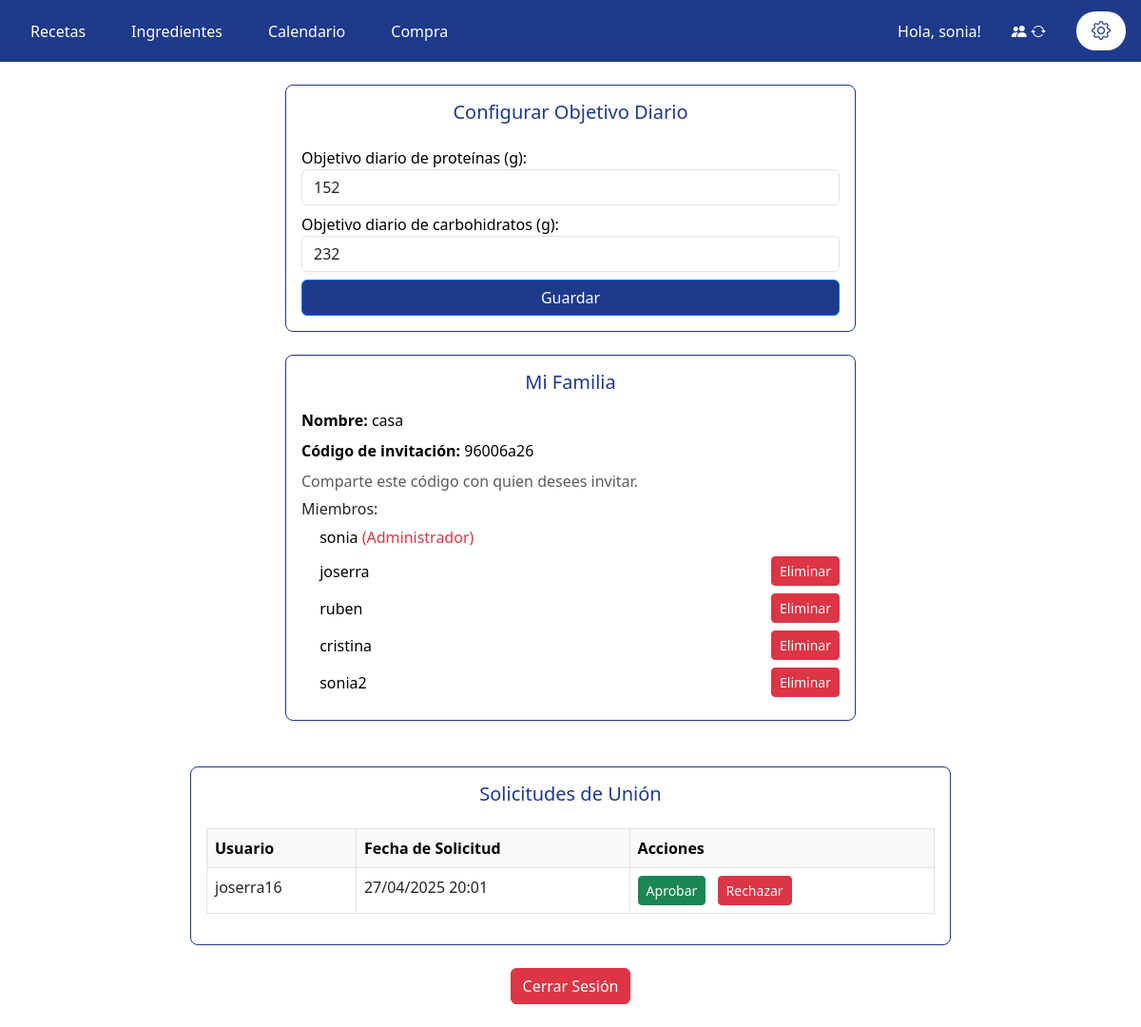
Screenshot of /configurar_objetivo/ (signed in) with the database file from the repository.
### app/models.py (models this page shows, shortened)
class Calendario(models.Model):
    fecha = models.DateField()
    objetivo_proteico = models.IntegerField(validators=[MinValueValidator(0)], default=100)
    objetivo_carbohidratos = models.IntegerField(validators=[MinValueValidator(0)], default=250)
    familia = models.ForeignKey(Familia, on_delete=models.CASCADE, related_name='calendarios')
    class Meta:
        unique_together = ('familia', 'fecha')

class Familia(models.Model):
    nombre = models.CharField(max_length=100)
    codigo_invitacion = models.CharField(max_length=8, unique=True, blank=True)
    miembros = models.ManyToManyField(User, related_name='familias')
    administrador = models.ForeignKey(
        User,
        on_delete=models.SET_NULL,
        null=True,
        blank=True,
        related_name='admin_familias'
    )

class SolicitudUniónFamilia(models.Model):
    ESTADOS = (
        ('pendiente', 'Pendiente'),
        ('aprobada', 'Aprobada'),
        ('rechazada', 'Rechazada'),
    )
    usuario = models.ForeignKey(User, on_delete=models.CASCADE, related_name='solicitudes_familia')
    familia = models.ForeignKey('Familia', on_delete=models.CASCADE, related_name='solicitudes')
    estado = models.CharField(max_length=10, choices=ESTADOS, default='pendiente')
    fecha_solicitud = models.DateTimeField(auto_now_add=True)

### app/views/configurar_objetivo.py (the view)
# urls.py: path('configurar_objetivo/', login_required(configurar_objetivo.vista_configurar_objetivo), name='configurar_objetivo'),
@login_required
def vista_configurar_objetivo(request):
    familia = request.user.familias.first()
    hoy = timezone.now().date()
    calendario, _ = Calendario.objects.get_or_create(fecha=hoy, familia=familia)
    solicitudes = SolicitudUniónFamilia.objects.filter(
        estado='pendiente',
        familia__administrador=request.user
    )
    if request.method == 'POST':
        form = ObjetivoDiarioForm(request.POST, instance=calendario)
        if form.is_valid():
            datos = form.cleaned_data
            Calendario.objects.filter(fecha__gte=hoy, familia=familia).update(
                objetivo_proteico=datos['objetivo_proteico'],
                objetivo_carbohidratos=datos['objetivo_carbohidratos']
            )
            return render(request, 'configurar_objetivo.html', {'form': form, 'exito': True, 'solicitudes': solicitudes})  # Mostrar modal
    else:
        form = ObjetivoDiarioForm(instance=calendario)
    return render(request, 'configurar_objetivo.html', {'form': form,'solicitudes': solicitudes})

### app/forms.py
class ObjetivoDiarioForm(forms.ModelForm):
    class Meta:
        model = Calendario
        fields = ['objetivo_proteico', 'objetivo_carbohidratos']
        widgets = {
            'objetivo_proteico': forms.NumberInput(attrs={'class': 'form-control', 'min': 1}),
            'objetivo_carbohidratos': forms.NumberInput(attrs={'class': 'form-control', 'min': 1}),
        }
        labels = {
            'objetivo_proteico': 'Objetivo diario de proteínas (g)',
            'objetivo_carbohidratos': 'Objetivo diario de carbohidratos (g)',
        }

### app/templates/configurar_objetivo.html (shortened to what this page needs)
{% extends 'navbar.html' %}
{% block content %}
<link href="https://cdn.jsdelivr.net/npm/bootstrap@5.3.0/dist/css/bootstrap.min.css" rel="stylesheet">
<div class="container mt-4">
  <div class="card-receta mx-auto" style="max-width: 600px;">
    <h5 class="text-center mb-4">Configurar Objetivo Diario</h5>
    <form method="post">
      {{ form.as_p }}
      <button type="submit" class="btn btn-primary w-100">Guardar</button>
    </form>
  </div>
  {% with familia=request.user.familias.first %}
  {% if familia %}
  <div class="card-receta mx-auto mt-4" style="max-width: 600px;">
    <h5 class="text-center mb-3">Mi Familia</h5>
    <p><strong>Nombre:</strong> {{ familia.nombre }}</p>
    <p><strong>Código de invitación:</strong> {{ familia.codigo_invitacion }}</p>
    <p class="text-muted">Comparte este código con quien desees invitar.</p>
    <h6>Miembros:</h6>
    <ul class="list-unstyled">
      {% for miembro in familia.miembros.all %}
      <li class="d-flex justify-content-between align-items-center mb-2">
        <span>
          {{ miembro.username }}
          {% if miembro == familia.administrador %}
          <span class="text-danger">(Administrador)</span>
          {% endif %}
        </span>
        {% if request.user == familia.administrador and miembro != familia.administrador %}
        <button type="button" class="btn btn-sm btn-danger" data-url="{% url 'eliminar_miembro' miembro.id %}"
          onclick="confirmarEliminacion(this)">Eliminar</button>
        {% endif %}
      </li>
      {% empty %}
      <li>No hay miembros asignados aún.</li>
      {% endfor %}
    </ul>
  </div>
  {% else %}
  <div class="card-receta mx-auto mt-4 text-center py-4" style="max-width: 600px;">
    No se encontró ninguna familia asignada.
  </div>
  {% endif %}
  {% endwith %}
  {% with familia=request.user.familias.first %}
    {% if familia and request.user == familia.administrador %}
      <div class="card-receta mx-auto mt-5" style="max-width: 800px;">
        <h5 class="text-center mb-4">Solicitudes de Unión</h5>
        {% if solicitudes %}
        <div class="table-responsive">
          <table class="table table-bordered">
            <thead class="table-light">
              <tr>
                <th>Usuario</th>
                <th>Fecha de Solicitud</th>
                <th>Acciones</th>
              </tr>
            </thead>
            <tbody>
              {% for solicitud in solicitudes %}
              <tr>
                <td>{{ solicitud.usuario.username }}</td>
                <td>{{ solicitud.fecha_solicitud|date:"d/m/Y H:i" }}</td>
                <td>
                  <a href="{% url 'aprobar_solicitud' solicitud.id %}" class="btn btn-success btn-sm me-2">Aprobar</a>
                  <a href="{% url 'rechazar_solicitud' solicitud.id %}" class="btn btn-danger btn-sm">Rechazar</a>
                </td>
              </tr>
              {% endfor %}
            </tbody>
          </table>
        </div>
        {% else %}
        <p class="text-center mb-0">No hay solicitudes pendientes.</p>
        {% endif %}
      </div>
    {% endif %}
  {% endwith %}
  <div class="d-flex justify-content-center mt-4 mb-4">
    <form action="{% url 'logout' %}" method="post">
      <button type="submit" class="btn btn-danger">Cerrar Sesión</button>
    </form>
  </div>
</div>
{% endblock %}

### app/templates/navbar.html (shortened to what this page needs)
<!DOCTYPE html>
{% load static %}
<html lang="es">
<head>
    <link rel="stylesheet" href="https://cdn.jsdelivr.net/npm/bootstrap-icons@1.10.5/font/bootstrap-icons.css">
    <link rel="stylesheet" href="{% static 'css/styles.css' %}">
</head>
<body>
    {% if user.is_authenticated %}
    <div class="container-nav">
        <nav>
            <ul>
                <li
                    class="">
                    <a href="{% url 'listado_recetas' %}">Recetas</a>
                </li>
                <li
                    class="">
                    <a href="{% url 'listado_ingredientes' %}">Ingredientes</a>
                </li>
                <li class="{% if request.resolver_match.url_name == 'calendario_semanal' %}activo{% endif %}">
                    <a href="{% url 'calendario_semanal' %}">Calendario</a>
                </li>
                <li class="{% if request.resolver_match.url_name == 'lista_compra' %}activo{% endif %}">
                    <a href="{% url 'lista_compra' %}">Compra</a>
                </li>
                {% if user.is_authenticated %}
                <li class="nav-user">
                    <span>Hola, {{ user.username }}!</span>
                </li>
                {% else %}
                <li style="margin-left: auto;"
                    class="{% if request.resolver_match.url_name == 'login' %}activo{% endif %}">
                    <a href="{% url 'login' %}">Inicia sesión</a>
                </li>
                {% endif %}
                <li class="{% if request.resolver_match.url_name == 'cambiar_familia' %}activo{% endif %}">
                    <a href="{% url 'cambiar_familia' %}" class="nav-icon-familia" title="Cambiar familia"
                        aria-label="Cambiar familia">
                        <i class="bi bi-people-fill"></i>
                        <i class="bi bi-arrow-repeat"></i>
                    </a>
                </li>
                <li
                    class="nav-settings {% if request.resolver_match.url_name == 'configurar_objetivo' %}activo{% endif %}">
                    <a href="{% url 'configurar_objetivo' %}" title="Configuración">
                        <i class="bi bi-gear" style="font-size: 20px;"></i>
                    </a>
                </li>
            </ul>
        </nav>
    </div>
    {% endif %}
    {% block content %}{% endblock %}
</body>
</html>

### app/static/css/styles.css (style rules this page uses)
:root { --blue-dark: #1E3A8A; --white: #FFFFFF; --black: #000000; --gray-light: #F5F5F5; --blue-darker: #162a72; --red: #e74c3c; --blue-light: #BBDEFB; }
* { margin: 0; padding: 0; box-sizing: border-box; }
body { font-family: 'Gidole', sans-serif; background-color: var(--white); color: var(--black); }
.container-nav { background-color: var(--blue-dark); }
nav { background-color: var(--blue-dark); padding: 0.75rem 0; }
nav ul { list-style: none; margin: 0; padding: 0 1rem; display: flex; align-items: center; gap: 1rem; }
nav ul li { margin: 0; }
nav ul li a { display: block; padding: 0.35rem 1rem; color: var(--white); text-decoration: none; border-radius: 20px; transition: background 0.2s, color 0.2s; }
nav ul li.activo a { background-color: var(--white); color: var(--blue-dark); font-weight: bold; }
nav ul li.nav-user { margin-left: auto; color: var(--white); }
.btn-primary { background-color: var(--blue-dark) !important; color: var(--white) !important; border: none; padding: 0.5rem 1rem; border-radius: 0.25rem; cursor: pointer; transition: background 0.3s ease-in-out; }
.card-receta { background-color: var(--white); border: 1px solid var(--blue-dark); border-radius: 0.5rem; padding: 1rem; transition: box-shadow 0.2s, transform 0.2s; cursor: pointer; height: 100%; }
.card-receta h5 { color: var(--blue-dark); margin-bottom: 0.5rem; }
.card-receta p, .card-receta ul { color: var(--black); margin-bottom: 0.5rem; }
.card-receta ul { padding-left: 1.2rem; }

### app/templates/configurar_objetivo.html (style rules this page uses)
.card-receta { cursor: default !important; transition: none !important; }

### rows the page displays
Calendario: objetivo_proteico "152", objetivo_carbohidratos "232"
Familia: nombre "casa", codigo_invitacion "96006a26"
SolicitudUniónFamilia: usuario.username "joserra16", fecha_solicitud "27/04/2025 20:01"

### other values shown
{{ user.username }} "sonia"
{{ miembro.username }} "sonia"
{{ miembro.username }} "joserra"
{{ miembro.username }} "ruben"
{{ miembro.username }} "cristina"
{{ miembro.username }} "sonia2"
